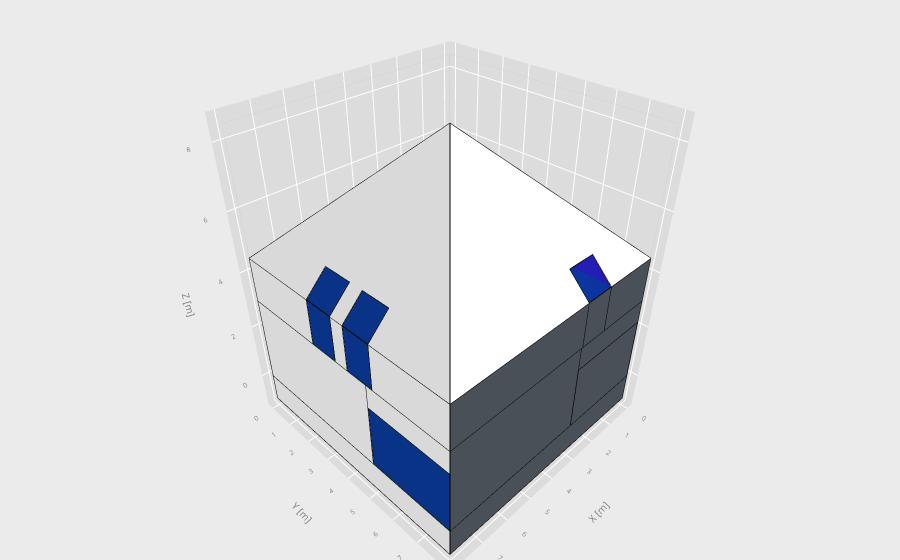

Notebook code cell kept with this figure:
### Code cell
import datetime as dt

date = dt.datetime(2001,3,21,8,0,0)
#pro.show_3D(jupyter=True)
pro.show_3D_shadows(date,jupyter=True)
#pro.show_3D_shadows_animation(date,jupyter=True)

### Figure 1 — Plotly figure (JSON) as saved in the notebook; plotly's stock layout.template omitted (floating-point values rounded to 4 significant figures)
{"data": [{"color": "rgb(255,255,255)", "flatshading": true, "hovertemplate": "<b>P01_E01_PCT001_sunny</b><extra></extra>", "i": [0, 0], "j": [1, 2], "k": [2, 3], "lighting": {"ambient": 0.85, "diffuse": 0.5, "specular": 0.05}, "name": "P01_E01_PCT001_sunny", "opacity": 1, "type": "mesh3d", "x": [0.0, 0.0, 8.0, 8.0], "y": [0.0, 0.0, 0.0, 0.0], "z": [0.0, -1.0, -1.0, 0.0]}, {"hoverinfo": "skip", "line": {"color": "black", "width": 2}, "mode": "lines", "showlegend": false, "type": "scatter3d", "x": [0, 8, 8, 0, 0, null], "y": [0, 0, 0, 0, 0, null], "z": [-1, -1, 0, 0, -1, null]}, {"color": "rgb(255,255,255)", "flatshading": true, "hovertemplate": "<b>P01_E01_PCT002_sunny</b><extra></extra>", "i": [0, 0], "j": [1, 2], "k": [2, 3], "lighting": {"ambient": 0.85, "diffuse": 0.5, "specular": 0.05}, "name": "P01_E01_PCT002_sunny", "opacity": 1, "type": "mesh3d", "x": [8.0, 8.0, 8.0, 8.0], "y": [0.0, 0.0, 8.0, 8.0], "z": [0.0, -1.0, -1.0, 0.0]}, {"hoverinfo": "skip", "line": {"color": "black", "width": 2}, "mode": "lines", "showlegend": false, "type": "scatter3d", "x": [8, 8, 8, 8, 8, null], "y": [0, 8, 8, 0, 0, null], "z": [-1, -1, 0, 0, -1, null]}, {"color": "rgb(255,255,255)", "flatshading": true, "hovertemplate": "<b>P02_E01_PE002_sunny</b><extra></extra>", "i": [0, 0], "j": [1, 2], "k": [2, 3], "lighting": {"ambient": 0.85, "diffuse": 0.5, "specular": 0.05}, "name": "P02_E01_PE002_sunny", "opacity": 1, "type": "mesh3d", "x": [0.0, 0.0, 3.0, 3.0], "y": [0.0, 0.0, 0.0, 0.0], "z": [3.0, 0.0, 0.0, 3.0]}, {"hoverinfo": "skip", "line": {"color": "black", "width": 2}, "mode": "lines", "showlegend": false, "type": "scatter3d", "x": [0, 3, 3, 0, 0, null], "y": [0, 0, 0, 0, 0, null], "z": [0, 0, 3, 3, 0, null]}, {"color": "rgb(255,255,255)", "flatshading": true, "hovertemplate": "<b>P02_E01_PE003_sunny</b><extra></extra>", "i": [0, 0, 3, 3, 5, 7], "j": [1, 2, 2, 4, 4, 2], "k": [2, 3, 4, 5, 6, 1], "lighting": {"ambient": 0.85, "diffuse": 0.5, "specular": 0.05}, "name": "P02_E01_PE003_sunny", "opacity": 1, "type": "mesh3d", "x": [3.0, 3.0, 3.01, 8.0, 7.99, 8.0, 7.99, 3.01], "y": [0.0, 0.0, 0.0, 0.0, 0.0, 0.0, 0.0, 0.0], "z": [3.0, 0.0, 2.2, 3.0, 2.2, 0.0, 0.0, 0.0]}, {"hoverinfo": "skip", "line": {"color": "black", "width": 2}, "mode": "lines", "showlegend": false, "type": "scatter3d", "x": [3, 8, 8, 3, 3, null], "y": [0, 0, 0, 0, 0, null], "z": [0, 0, 3, 3, 0, null]}, {"color": "rgb(255,255,255)", "flatshading": true, "hovertemplate": "<b>P02_E01_PE004_sunny</b><extra></extra>", "i": [0, 0], "j": [1, 2], "k": [2, 3], "lighting": {"ambient": 0.85, "diffuse": 0.5, "specular": 0.05}, "name": "P02_E01_PE004_sunny", "opacity": 1, "type": "mesh3d", "x": [8.0, 8.0, 8.0, 8.0], "y": [0.0, 0.0, 5.0, 5.0], "z": [3.0, 0.0, 0.0, 3.0]}, {"hoverinfo": "skip", "line": {"color": "black", "width": 2}, "mode": "lines", "showlegend": false, "type": "scatter3d", "x": [8, 8, 8, 8, 8, null], "y": [0, 5, 5, 0, 0, null], "z": [0, 0, 3, 3, 0, null]}, {"color": "rgb(255,255,255)", "flatshading": true, "hovertemplate": "<b>P02_E01_PE005_sunny</b><extra></extra>", "i": [0, 0, 0, 4, 5, 7], "j": [1, 2, 3, 3, 3, 2], "k": [2, 3, 4, 5, 6, 1], "lighting": {"ambient": 0.85, "diffuse": 0.5, "specular": 0.05}, "name": "P02_E01_PE005_sunny", "opacity": 1, "type": "mesh3d", "x": [8.0, 8.0, 8.0, 8.0, 8.0, 8.0, 8.0, 8.0], "y": [5.0, 5.0, 5.01, 7.99, 8.0, 8.0, 7.99, 5.01], "z": [3.0, 0.0, 2.2, 2.2, 3.0, 0.0, 0.0, 0.0]}, {"hoverinfo": "skip", "line": {"color": "black", "width": 2}, "mode": "lines", "showlegend": false, "type": "scatter3d", "x": [8, 8, 8, 8, 8, null], "y": [5, 8, 8, 5, 5, null], "z": [0, 0, 3, 3, 0, null]}, {"color": "rgb(255,255,255)", "flatshading": true, "hovertemplate": "<b>P03_E01_ME001_sunny</b><extra></extra>", "i": [0, 0, 4, 4], "j": [1, 2, 5, 6], "k": [2, 3, 6, 7], "lighting": {"ambient": 0.85, "diffuse": 0.5, "specular": 0.05}, "name": "P03_E01_ME001_sunny", "opacity": 1, "type": "mesh3d", "x": [0.0, 0.0, 1.25, 1.25, 2.25, 2.25, 8.0, 8.0], "y": [0.0, 0.0, 0.0, 0.0, 0.0, 0.0, 0.0, 0.0], "z": [4.5, 3.0, 3.0, 4.5, 4.5, 3.0, 3.0, 4.5]}, {"hoverinfo": "skip", "line": {"color": "black", "width": 2}, "mode": "lines", "showlegend": false, "type": "scatter3d", "x": [0, 8, 8, 0, 0, null], "y": [0, 0, 0, 0, 0, null], "z": [3, 3, 4.5, 4.5, 3, null]}, {"color": "rgb(255,255,255)", "flatshading": true, "hovertemplate": "<b>P03_E01_ME002_sunny</b><extra></extra>", "i": [0, 0, 4, 4, 8, 8], "j": [1, 2, 5, 6, 9, 10], "k": [2, 3, 6, 7, 10, 11], "lighting": {"ambient": 0.85, "diffuse": 0.5, "specular": 0.05}, "name": "P03_E01_ME002_sunny", "opacity": 1, "type": "mesh3d", "x": [8.0, 8.0, 8.0, 8.0, 8.0, 8.0, 8.0, 8.0, 8.0, 8.0, 8.0, 8.0], "y": [0.0, 0.0, 2.75, 2.75, 3.75, 3.75, 4.25, 4.25, 5.25, 5.25, 8.0, 8.0], "z": [4.5, 3.0, 3.0, 4.5, 4.5, 3.0, 3.0, 4.5, 4.5, 3.0, 3.0, 4.5]}, {"hoverinfo": "skip", "line": {"color": "black", "width": 2}, "mode": "lines", "showlegend": false, "type": "scatter3d", "x": [8, 8, 8, 8, 8, null], "y": [0, 8, 8, 0, 0, null], "z": [3, 3, 4.5, 4.5, 3, null]}, {"color": "rgb(255,255,255)", "flatshading": true, "hovertemplate": "<b>P03_E01C001_sunny</b><extra></extra>", "i": [0, 0, 0, 4, 6], "j": [1, 2, 3, 3, 2], "k": [2, 3, 4, 5, 1], "lighting": {"ambient": 0.85, "diffuse": 0.5, "specular": 0.05}, "name": "P03_E01C001_sunny", "opacity": 1, "type": "mesh3d", "x": [3.994, 0.0, 1.25, 2.25, 8.0, 2.25, 1.25], "y": [3.992, 0.0, 0.7064, 0.7064, 0.0, 0.0, 0.0], "z": [8.5, 4.5, 5.208, 5.208, 4.5, 4.5, 4.5]}, {"hoverinfo": "skip", "line": {"color": "black", "width": 2}, "mode": "lines", "showlegend": false, "type": "scatter3d", "x": [0, 1.25, 1.25, 2.25, 2.25, 8, 3.994, 0, null], "y": [0, 0, 0.7064, 0.7064, 0, 0, 3.992, 0, null], "z": [4.5, 4.5, 5.208, 5.208, 4.5, 4.5, 8.5, 4.5, null]}, {"color": "rgb(255,255,255)", "flatshading": true, "hovertemplate": "<b>P03_E01C002_sunny</b><extra></extra>", "i": [0, 0, 0, 0, 0, 6, 8, 8, 10], "j": [1, 2, 3, 4, 5, 5, 4, 3, 2], "k": [2, 3, 4, 5, 6, 7, 3, 9, 1], "lighting": {"ambient": 0.85, "diffuse": 0.5, "specular": 0.05}, "name": "P03_E01C002_sunny", "opacity": 1, "type": "mesh3d", "x": [3.994, 8.0, 7.292, 7.292, 7.292, 7.292, 8.0, 8.0, 8.0, 8.0, 8.0], "y": [3.992, 0.0, 2.75, 3.75, 4.25, 5.25, 8.0, 5.25, 4.25, 3.75, 2.75], "z": [8.5, 4.5, 5.207, 5.207, 5.207, 5.207, 4.5, 4.5, 4.5, 4.5, 4.5]}, {"hoverinfo": "skip", "line": {"color": "black", "width": 2}, "mode": "lines", "showlegend": false, "type": "scatter3d", "x": [8, 8, 3.994, 8, null], "y": [0, 8, 3.992, 0, null], "z": [4.5, 4.5, 8.5, 4.5, null]}, {"color": "rgb(255,255,255)", "flatshading": true, "hovertemplate": "<b>P03_E01C003_sunny</b><extra></extra>", "i": [0, 0, 0, 4, 6], "j": [1, 2, 3, 3, 2], "k": [2, 3, 4, 5, 1], "lighting": {"ambient": 0.85, "diffuse": 0.5, "specular": 0.05}, "name": "P03_E01C003_sunny", "opacity": 1, "type": "mesh3d", "x": [3.994, 8.0, 2.95, 1.95, 0.0, 1.95, 2.95], "y": [3.992, 8.0, 7.292, 7.292, 8.0, 8.0, 8.0], "z": [8.499, 4.5, 5.206, 5.206, 4.5, 4.5, 4.5]}, {"hoverinfo": "skip", "line": {"color": "black", "width": 2}, "mode": "lines", "showlegend": false, "type": "scatter3d", "x": [0, 3.994, 8, 2.95, 2.95, 1.95, 1.95, 0, null], "y": [8.0, 3.992, 8, 8, 7.292, 7.292, 8, 8.0, null], "z": [4.5, 8.499, 4.5, 4.5, 5.206, 5.206, 4.5, 4.5, null]}, {"color": "rgb(15,0,251)", "flatshading": true, "hovertemplate": "<b>P02_E01_PE003_V_sunny</b><extra></extra>", "i": [0, 0], "j": [1, 2], "k": [2, 3], "lighting": {"ambient": 0.85, "diffuse": 0.5, "specular": 0.05}, "name": "P02_E01_PE003_V_sunny", "opacity": 0.6, "type": "mesh3d", "x": [3.01, 3.01, 7.99, 7.99], "y": [0.0, 0.0, 0.0, 0.0], "z": [2.2, 0.0, 0.0, 2.2]}, {"hoverinfo": "skip", "line": {"color": "black", "width": 2}, "mode": "lines", "showlegend": false, "type": "scatter3d", "x": [3.01, 7.99, 7.99, 3.01, 3.01, null], "y": [0, 0, 0, 0, 0, null], "z": [0, 0, 2.2, 2.2, 0, null]}, {"color": "rgb(15,0,251)", "flatshading": true, "hovertemplate": "<b>P02_E01_PE005_V_sunny</b><extra></extra>", "i": [0, 0], "j": [1, 2], "k": [2, 3], "lighting": {"ambient": 0.85, "diffuse": 0.5, "specular": 0.05}, "name": "P02_E01_PE005_V_sunny", "opacity": 0.6, "type": "mesh3d", "x": [8.0, 8.0, 8.0, 8.0], "y": [5.01, 5.01, 7.99, 7.99], "z": [2.2, 0.0, 0.0, 2.2]}, {"hoverinfo": "skip", "line": {"color": "black", "width": 2}, "mode": "lines", "showlegend": false, "type": "scatter3d", "x": [8, 8, 8, 8, 8, null], "y": [5.01, 7.99, 7.99, 5.01, 5.01, null], "z": [0, 0, 2.2, 2.2, 0, null]}, {"color": "rgb(15,0,251)", "flatshading": true, "hovertemplate": "<b>P03_E01_ME001_V1_sunny</b><extra></extra>", "i": [0, 0], "j": [1, 2], "k": [2, 3], "lighting": {"ambient": 0.85, "diffuse": 0.5, "specular": 0.05}, "name": "P03_E01_ME001_V1_sunny", "opacity": 0.6, "type": "mesh3d", "x": [1.25, 1.25, 2.25, 2.25], "y": [0.0, 0.0, 0.0, 0.0], "z": [4.5, 3.0, 3.0, 4.5]}, {"hoverinfo": "skip", "line": {"color": "black", "width": 2}, "mode": "lines", "showlegend": false, "type": "scatter3d", "x": [1.25, 2.25, 2.25, 1.25, 1.25, null], "y": [0, 0, 0, 0, 0, null], "z": [3, 3, 4.5, 4.5, 3, null]}, {"color": "rgb(15,0,251)", "flatshading": true, "hovertemplate": "<b>P03_E01_ME002_V1_sunny</b><extra></extra>", "i": [0, 0], "j": [1, 2], "k": [2, 3], "lighting": {"ambient": 0.85, "diffuse": 0.5, "specular": 0.05}, "name": "P03_E01_ME002_V1_sunny", "opacity": 0.6, "type": "mesh3d", "x": [8.0, 8.0, 8.0, 8.0], "y": [2.75, 2.75, 3.75, 3.75], "z": [4.5, 3.0, 3.0, 4.5]}, {"hoverinfo": "skip", "line": {"color": "black", "width": 2}, "mode": "lines", "showlegend": false, "type": "scatter3d", "x": [8, 8, 8, 8, 8, null], "y": [2.75, 3.75, 3.75, 2.75, 2.75, null], "z": [3, 3, 4.5, 4.5, 3, null]}, {"color": "rgb(15,0,251)", "flatshading": true, "hovertemplate": "<b>P03_E01_ME002_V2_sunny</b><extra></extra>", "i": [0, 0], "j": [1, 2], "k": [2, 3], "lighting": {"ambient": 0.85, "diffuse": 0.5, "specular": 0.05}, "name": "P03_E01_ME002_V2_sunny", "opacity": 0.6, "type": "mesh3d", "x": [8.0, 8.0, 8.0, 8.0], "y": [4.25, 4.25, 5.25, 5.25], "z": [4.5, 3.0, 3.0, 4.5]}, {"hoverinfo": "skip", "line": {"color": "black", "width": 2}, "mode": "lines", "showlegend": false, "type": "scatter3d", "x": [8, 8, 8, 8, 8, null], "y": [4.25, 5.25, 5.25, 4.25, 4.25, null], "z": [3, 3, 4.5, 4.5, 3, null]}, {"color": "rgb(15,0,251)", "flatshading": true, "hovertemplate": "<b>P03_E01C001_V1_sunny</b><extra></extra>", "i": [0, 0], "j": [1, 2], "k": [2, 3], "lighting": {"ambient": 0.85, "diffuse": 0.5, "specular": 0.05}, "name": "P03_E01C001_V1_sunny", "opacity": 0.6, "type": "mesh3d", "x": [1.25, 1.25, 2.25, 2.25], "y": [0.7064, 0.0, 0.0, 0.7064], "z": [5.208, 4.5, 4.5, 5.208]}, {"hoverinfo": "skip", "line": {"color": "black", "width": 2}, "mode": "lines", "showlegend": false, "type": "scatter3d", "x": [1.25, 1.25, 2.25, 2.25, 1.25, null], "y": [0.7064, 0, 0, 0.7064, 0.7064, null], "z": [5.208, 4.5, 4.5, 5.208, 5.208, null]}, {"color": "rgb(15,0,251)", "flatshading": true, "hovertemplate": "<b>P03_E01C002_V1_sunny</b><extra></extra>", "i": [0, 0], "j": [1, 2], "k": [2, 3], "lighting": {"ambient": 0.85, "diffuse": 0.5, "specular": 0.05}, "name": "P03_E01C002_V1_sunny", "opacity": 0.6, "type": "mesh3d", "x": [7.292, 8.0, 8.0, 7.292], "y": [2.75, 2.75, 3.75, 3.75], "z": [5.207, 4.5, 4.5, 5.207]}, {"hoverinfo": "skip", "line": {"color": "black", "width": 2}, "mode": "lines", "showlegend": false, "type": "scatter3d", "x": [8, 8, 7.292, 7.292, 8, null], "y": [2.75, 3.75, 3.75, 2.75, 2.75, null], "z": [4.5, 4.5, 5.207, 5.207, 4.5, null]}, {"color": "rgb(15,0,251)", "flatshading": true, "hovertemplate": "<b>P03_E01C002_V2_sunny</b><extra></extra>", "i": [0, 0], "j": [1, 2], "k": [2, 3], "lighting": {"ambient": 0.85, "diffuse": 0.5, "specular": 0.05}, "name": "P03_E01C002_V2_sunny", "opacity": 0.6, "type": "mesh3d", "x": [7.292, 8.0, 8.0, 7.292], "y": [4.25, 4.25, 5.25, 5.25], "z": [5.207, 4.5, 4.5, 5.207]}, {"hoverinfo": "skip", "line": {"color": "black", "width": 2}, "mode": "lines", "showlegend": false, "type": "scatter3d", "x": [8, 8, 7.292, 7.292, 8, null], "y": [4.25, 5.25, 5.25, 4.25, 4.25, null], "z": [4.5, 4.5, 5.207, 5.207, 4.5, null]}, {"color": "rgb(15,0,251)", "flatshading": true, "hovertemplate": "<b>P03_E01C003_V1_sunny</b><extra></extra>", "i": [0, 0], "j": [1, 2], "k": [2, 3], "lighting": {"ambient": 0.85, "diffuse": 0.5, "specular": 0.05}, "name": "P03_E01C003_V1_sunny", "opacity": 0.6, "type": "mesh3d", "x": [2.95, 2.95, 1.95, 1.95], "y": [7.292, 8.0, 8.0, 7.292], "z": [5.206, 4.5, 4.5, 5.206]}, {"hoverinfo": "skip", "line": {"color": "black", "width": 2}, "mode": "lines", "showlegend": false, "type": "scatter3d", "x": [1.95, 2.95, 2.95, 1.95, 1.95, null], "y": [7.292, 7.292, 8, 8, 7.292, null], "z": [5.206, 5.206, 4.5, 4.5, 5.206, null]}, {"color": "rgb(73,80,87)", "flatshading": true, "hovertemplate": "<b>P01_E01_PCT003_shadow</b><extra></extra>", "i": [0, 0], "j": [1, 2], "k": [2, 3], "lighting": {"ambient": 0.85, "diffuse": 0.5, "specular": 0.05}, "name": "P01_E01_PCT003_shadow", "opacity": 1, "type": "mesh3d", "x": [8.0, 8.0, 0.0, 0.0], "y": [8.0, 8.0, 8.0, 8.0], "z": [0.0, -1.0, -1.0, 0.0]}, {"hoverinfo": "skip", "line": {"color": "black", "width": 2}, "mode": "lines", "showlegend": false, "type": "scatter3d", "x": [8, 0, 0, 8, 8, null], "y": [8, 8.0, 8.0, 8, 8, null], "z": [-1, -1, 0, 0, -1, null]}, {"color": "rgb(73,80,87)", "flatshading": true, "hovertemplate": "<b>P01_E01_PCT004_shadow</b><extra></extra>", "i": [0, 0], "j": [1, 2], "k": [2, 3], "lighting": {"ambient": 0.85, "diffuse": 0.5, "specular": 0.05}, "name": "P01_E01_PCT004_shadow", "opacity": 1, "type": "mesh3d", "x": [0.0, 0.0, 4.899e-16, 4.899e-16], "y": [8.0, 8.0, 0.0, 0.0], "z": [0.0, -1.0, -1.0, 0.0]}, {"hoverinfo": "skip", "line": {"color": "black", "width": 2}, "mode": "lines", "showlegend": false, "type": "scatter3d", "x": [0, 4.899e-16, 4.899e-16, 0, 0, null], "y": [8, 0, 0, 8, 8, null], "z": [-1, -1, 0, 0, -1, null]}, {"color": "rgb(73,80,87)", "flatshading": true, "hovertemplate": "<b>P02_E01_PE001_shadow</b><extra></extra>", "i": [0, 0, 0, 4, 5, 7], "j": [1, 2, 3, 3, 3, 2], "k": [2, 3, 4, 5, 6, 1], "lighting": {"ambient": 0.85, "diffuse": 0.5, "specular": 0.05}, "name": "P02_E01_PE001_shadow", "opacity": 1, "type": "mesh3d", "x": [0.0, 0.0, 6.123e-19, 6.062e-17, 6.123e-17, 6.123e-17, 6.062e-17, 6.123e-19], "y": [1.0, 1.0, 0.99, 0.01, 0.0, 0.0, 0.01, 0.99], "z": [3.0, 0.0, 2.2, 2.2, 3.0, 0.0, 0.0, 0.0]}, {"hoverinfo": "skip", "line": {"color": "black", "width": 2}, "mode": "lines", "showlegend": false, "type": "scatter3d", "x": [0, 6.123e-17, 6.123e-17, 0, 0, null], "y": [1, 0, 0, 1, 1, null], "z": [0, 0, 3, 3, 0, null]}, {"color": "rgb(73,80,87)", "flatshading": true, "hovertemplate": "<b>P02_E01_PE006_shadow</b><extra></extra>", "i": [0, 0], "j": [1, 2], "k": [2, 3], "lighting": {"ambient": 0.85, "diffuse": 0.5, "specular": 0.05}, "name": "P02_E01_PE006_shadow", "opacity": 1, "type": "mesh3d", "x": [8.0, 8.0, 3.0, 3.0], "y": [8.0, 8.0, 8.0, 8.0], "z": [3.0, 0.0, 0.0, 3.0]}, {"hoverinfo": "skip", "line": {"color": "black", "width": 2}, "mode": "lines", "showlegend": false, "type": "scatter3d", "x": [8, 3, 3, 8, 8, null], "y": [8, 8, 8, 8, 8, null], "z": [0, 0, 3, 3, 0, null]}, {"color": "rgb(73,80,87)", "flatshading": true, "hovertemplate": "<b>P02_E01_PE007_shadow</b><extra></extra>", "i": [0, 0, 0, 4, 5, 7], "j": [1, 2, 3, 3, 3, 2], "k": [2, 3, 4, 5, 6, 1], "lighting": {"ambient": 0.85, "diffuse": 0.5, "specular": 0.05}, "name": "P02_E01_PE007_shadow", "opacity": 1, "type": "mesh3d", "x": [3.0, 3.0, 2.99, 0.01, 0.0, 0.0, 0.01, 2.99], "y": [8.0, 8.0, 8.0, 8.0, 8.0, 8.0, 8.0, 8.0], "z": [3.0, 0.0, 2.2, 2.2, 3.0, 0.0, 0.0, 0.0]}, {"hoverinfo": "skip", "line": {"color": "black", "width": 2}, "mode": "lines", "showlegend": false, "type": "scatter3d", "x": [3, 0, 0, 3, 3, null], "y": [8, 8, 8, 8, 8, null], "z": [0, 0, 3, 3, 0, null]}, {"color": "rgb(73,80,87)", "flatshading": true, "hovertemplate": "<b>P02_E01_PE008_shadow</b><extra></extra>", "i": [0, 0], "j": [1, 2], "k": [2, 3], "lighting": {"ambient": 0.85, "diffuse": 0.5, "specular": 0.05}, "name": "P02_E01_PE008_shadow", "opacity": 1, "type": "mesh3d", "x": [0.0, 0.0, 3.674e-16, 3.674e-16], "y": [8.0, 8.0, 2.0, 2.0], "z": [3.0, 0.0, 0.0, 3.0]}, {"hoverinfo": "skip", "line": {"color": "black", "width": 2}, "mode": "lines", "showlegend": false, "type": "scatter3d", "x": [0, 3.674e-16, 3.674e-16, 0, 0, null], "y": [8, 2, 2, 8, 8, null], "z": [0, 0, 3, 3, 0, null]}, {"color": "rgb(73,80,87)", "flatshading": true, "hovertemplate": "<b>P02_E01_PE009_shadow</b><extra></extra>", "i": [0, 0, 0, 4, 5, 7], "j": [1, 2, 3, 3, 3, 2], "k": [2, 3, 4, 5, 6, 1], "lighting": {"ambient": 0.85, "diffuse": 0.5, "specular": 0.05}, "name": "P02_E01_PE009_shadow", "opacity": 1, "type": "mesh3d", "x": [0.0, 0.0, 6.123e-19, 6.062e-17, 6.123e-17, 6.123e-17, 6.062e-17, 6.123e-19], "y": [2.0, 2.0, 1.99, 1.01, 1.0, 1.0, 1.01, 1.99], "z": [3.0, 0.0, 2.2, 2.2, 3.0, 0.0, 0.0, 0.0]}, {"hoverinfo": "skip", "line": {"color": "black", "width": 2}, "mode": "lines", "showlegend": false, "type": "scatter3d", "x": [0, 6.123e-17, 6.123e-17, 0, 0, null], "y": [2, 1, 1, 2, 2, null], "z": [0, 0, 3, 3, 0, null]}, {"color": "rgb(73,80,87)", "flatshading": true, "hovertemplate": "<b>P03_E01_ME003_shadow</b><extra></extra>", "i": [0, 0, 4, 4], "j": [1, 2, 5, 6], "k": [2, 3, 6, 7], "lighting": {"ambient": 0.85, "diffuse": 0.5, "specular": 0.05}, "name": "P03_E01_ME003_shadow", "opacity": 1, "type": "mesh3d", "x": [8.0, 8.0, 2.95, 2.95, 1.95, 1.95, 0.0, 0.0], "y": [8.0, 8.0, 8.0, 8.0, 8.0, 8.0, 8.0, 8.0], "z": [4.5, 3.0, 3.0, 4.5, 4.5, 3.0, 3.0, 4.5]}, {"hoverinfo": "skip", "line": {"color": "black", "width": 2}, "mode": "lines", "showlegend": false, "type": "scatter3d", "x": [8, 0, 0, 8, 8, null], "y": [8, 8.0, 8.0, 8, 8, null], "z": [3, 3, 4.5, 4.5, 3, null]}, {"color": "rgb(73,80,87)", "flatshading": true, "hovertemplate": "<b>P03_E01_ME004_shadow</b><extra></extra>", "i": [0, 0], "j": [1, 2], "k": [2, 3], "lighting": {"ambient": 0.85, "diffuse": 0.5, "specular": 0.05}, "name": "P03_E01_ME004_shadow", "opacity": 1, "type": "mesh3d", "x": [0.0, 0.0, 4.899e-16, 4.899e-16], "y": [8.0, 8.0, 0.0, 0.0], "z": [4.5, 3.0, 3.0, 4.5]}, {"hoverinfo": "skip", "line": {"color": "black", "width": 2}, "mode": "lines", "showlegend": false, "type": "scatter3d", "x": [0, 4.899e-16, 4.899e-16, 0, 0, null], "y": [8, 0, 0, 8, 8, null], "z": [3, 3, 4.5, 4.5, 3, null]}, {"color": "rgb(73,80,87)", "flatshading": true, "hovertemplate": "<b>P03_E01C004_shadow</b><extra></extra>", "i": [0], "j": [1], "k": [2], "lighting": {"ambient": 0.85, "diffuse": 0.5, "specular": 0.05}, "name": "P03_E01C004_shadow", "opacity": 1, "type": "mesh3d", "x": [3.994, 0.0, 4.899e-16], "y": [3.992, 8.0, 0.0], "z": [8.5, 4.5, 4.5]}, {"hoverinfo": "skip", "line": {"color": "black", "width": 2}, "mode": "lines", "showlegend": false, "type": "scatter3d", "x": [0, 4.899e-16, 3.994, 0, null], "y": [8, 0, 3.992, 8, null], "z": [4.5, 4.5, 8.5, 4.5, null]}, {"color": "rgb(73,80,87)", "flatshading": true, "hovertemplate": "<b>P03_E01C001_shadow</b><extra></extra>", "i": [0], "j": [1], "k": [2], "lighting": {"ambient": 0.85, "diffuse": 0.5, "specular": 0.05}, "name": "P03_E01C001_shadow", "opacity": 1, "type": "mesh3d", "x": [3.994, 3.994, 8.0], "y": [3.992, 3.992, 0.0], "z": [8.5, 8.5, 4.5]}, {"hoverinfo": "skip", "line": {"color": "black", "width": 2}, "mode": "lines", "showlegend": false, "type": "scatter3d", "x": [3.994, 3.994, 8, 3.994, null], "y": [3.992, 3.992, 0, 3.992, null], "z": [8.5, 8.5, 4.5, 8.5, null]}, {"color": "rgb(73,80,87)", "flatshading": true, "hovertemplate": "<b>P03_E01C003_shadow</b><extra></extra>", "i": [0, 0], "j": [1, 2], "k": [2, 3], "lighting": {"ambient": 0.85, "diffuse": 0.5, "specular": 0.05}, "name": "P03_E01C003_shadow", "opacity": 1, "type": "mesh3d", "x": [3.994, 8.0, 3.994, 0.0], "y": [3.992, 8.0, 3.992, 8.0], "z": [8.5, 4.5, 8.499, 4.5]}, {"hoverinfo": "skip", "line": {"color": "black", "width": 2}, "mode": "lines", "showlegend": false, "type": "scatter3d", "x": [3.994, 8, 3.994, 0, 3.994, null], "y": [3.992, 8, 3.992, 8.0, 3.992, null], "z": [8.5, 4.5, 8.499, 4.5, 8.5, null]}, {"color": "rgb(73,80,87)", "flatshading": true, "hovertemplate": "<b>P02_E01_PE001_V_shadow</b><extra></extra>", "i": [0, 0], "j": [1, 2], "k": [2, 3], "lighting": {"ambient": 0.85, "diffuse": 0.5, "specular": 0.05}, "name": "P02_E01_PE001_V_shadow", "opacity": 1, "type": "mesh3d", "x": [6.123e-19, 6.123e-19, 6.062e-17, 6.062e-17], "y": [0.99, 0.99, 0.01, 0.01], "z": [2.2, 0.0, 0.0, 2.2]}, {"hoverinfo": "skip", "line": {"color": "black", "width": 2}, "mode": "lines", "showlegend": false, "type": "scatter3d", "x": [6.123e-19, 6.062e-17, 6.062e-17, 6.123e-19, 6.123e-19, null], "y": [0.99, 0.01, 0.01, 0.99, 0.99, null], "z": [0, 0, 2.2, 2.2, 0, null]}, {"color": "rgb(73,80,87)", "flatshading": true, "hovertemplate": "<b>P02_E01_PE007_V_shadow</b><extra></extra>", "i": [0, 0], "j": [1, 2], "k": [2, 3], "lighting": {"ambient": 0.85, "diffuse": 0.5, "specular": 0.05}, "name": "P02_E01_PE007_V_shadow", "opacity": 1, "type": "mesh3d", "x": [2.99, 2.99, 0.01, 0.01], "y": [8.0, 8.0, 8.0, 8.0], "z": [2.2, 0.0, 0.0, 2.2]}, {"hoverinfo": "skip", "line": {"color": "black", "width": 2}, "mode": "lines", "showlegend": false, "type": "scatter3d", "x": [2.99, 0.01, 0.01, 2.99, 2.99, null], "y": [8, 8, 8, 8, 8, null], "z": [0, 0, 2.2, 2.2, 0, null]}, {"color": "rgb(73,80,87)", "flatshading": true, "hovertemplate": "<b>P02_E01_PE009_V_shadow</b><extra></extra>", "i": [0, 0], "j": [1, 2], "k": [2, 3], "lighting": {"ambient": 0.85, "diffuse": 0.5, "specular": 0.05}, "name": "P02_E01_PE009_V_shadow", "opacity": 1, "type": "mesh3d", "x": [6.123e-19, 6.123e-19, 6.062e-17, 6.062e-17], "y": [1.99, 1.99, 1.01, 1.01], "z": [2.2, 0.0, 0.0, 2.2]}, {"hoverinfo": "skip", "line": {"color": "black", "width": 2}, "mode": "lines", "showlegend": false, "type": "scatter3d", "x": [6.123e-19, 6.062e-17, 6.062e-17, 6.123e-19, 6.123e-19, null], "y": [1.99, 1.01, 1.01, 1.99, 1.99, null], "z": [0, 0, 2.2, 2.2, 0, null]}, {"color": "rgb(73,80,87)", "flatshading": true, "hovertemplate": "<b>P03_E01_ME003_V1_shadow</b><extra></extra>", "i": [0, 0], "j": [1, 2], "k": [2, 3], "lighting": {"ambient": 0.85, "diffuse": 0.5, "specular": 0.05}, "name": "P03_E01_ME003_V1_shadow", "opacity": 1, "type": "mesh3d", "x": [2.95, 2.95, 1.95, 1.95], "y": [8.0, 8.0, 8.0, 8.0], "z": [4.5, 3.0, 3.0, 4.5]}, {"hoverinfo": "skip", "line": {"color": "black", "width": 2}, "mode": "lines", "showlegend": false, "type": "scatter3d", "x": [2.95, 1.95, 1.95, 2.95, 2.95, null], "y": [8, 8, 8, 8, 8, null], "z": [3, 3, 4.5, 4.5, 3, null]}, {"color": "rgb(165,42,42)", "flatshading": true, "hovertemplate": "<b>P01_E01_FTER001</b><extra></extra>", "i": [0, 0], "j": [1, 2], "k": [2, 3], "lighting": {"ambient": 0.85, "diffuse": 0.5, "specular": 0.05}, "name": "P01_E01_FTER001", "opacity": 1, "type": "mesh3d", "x": [0.0, 0.0, 8.0, 8.0], "y": [0.0, 8.0, 8.0, 0.0], "z": [-1.0, -1.0, -1.0, -1.0]}, {"hoverinfo": "skip", "line": {"color": "black", "width": 2}, "mode": "lines", "showlegend": false, "type": "scatter3d", "x": [0, 8, 8, 0, 0, null], "y": [8, 8, 0, 0, 8, null], "z": [-1, -1, -1.0, -1.0, -1, null]}, {"color": "rgb(4,127,16)", "flatshading": true, "hovertemplate": "<b>P02_E01_FI001</b><extra></extra>", "i": [0, 0], "j": [1, 2], "k": [2, 3], "lighting": {"ambient": 0.85, "diffuse": 0.5, "specular": 0.05}, "name": "P02_E01_FI001", "opacity": 1, "type": "mesh3d", "x": [0.0, 0.0, 8.0, 8.0], "y": [0.0, 8.0, 8.0, 0.0], "z": [4.899e-16, 0.0, 0.0, 4.899e-16]}, {"hoverinfo": "skip", "line": {"color": "black", "width": 2}, "mode": "lines", "showlegend": false, "type": "scatter3d", "x": [0, 8, 8, 0, 0, null], "y": [8, 8, 0, 0, 8, null], "z": [0, 0, 4.899e-16, 4.899e-16, 0, null]}, {"color": "rgb(4,127,16)", "flatshading": true, "hovertemplate": "<b>P03_E01_FI001</b><extra></extra>", "i": [0, 0], "j": [1, 2], "k": [2, 3], "lighting": {"ambient": 0.85, "diffuse": 0.5, "specular": 0.05}, "name": "P03_E01_FI001", "opacity": 1, "type": "mesh3d", "x": [0.0, 0.0, 8.0, 8.0], "y": [0.0, 8.0, 8.0, 0.0], "z": [3.0, 3.0, 3.0, 3.0]}, {"hoverinfo": "skip", "line": {"color": "black", "width": 2}, "mode": "lines", "showlegend": false, "type": "scatter3d", "x": [0, 8, 8, 0, 0, null], "y": [8, 8, 0, 0, 8, null], "z": [3, 3, 3.0, 3.0, 3, null]}, {"hoverinfo": "skip", "line": {"color": "rgba(100,100,100,0.5)", "width": 1}, "mode": "lines", "showlegend": false, "type": "scatter3d", "x": [0, 8, 8, 0, 0], "y": [0, 0, 8.0, 8.0, 0], "z": [0, 0, 0, 0, 0]}, {"hoverinfo": "skip", "line": {"color": "rgba(100,100,100,0.5)", "width": 1}, "mode": "lines", "showlegend": false, "type": "scatter3d", "x": [0, 0, 0, 0, 0], "y": [0, 8.0, 8.0, 0, 0], "z": [-1, -1, 8.5, 8.5, -1]}, {"hoverinfo": "skip", "line": {"color": "rgba(100,100,100,0.5)", "width": 1}, "mode": "lines", "showlegend": false, "type": "scatter3d", "x": [0, 8, 8, 0, 0], "y": [0, 0, 0, 0, 0], "z": [-1, -1, 8.5, 8.5, -1]}], "layout": {"margin": {"b": 0, "l": 0, "r": 0, "t": 0}, "paper_bgcolor": "rgb(235, 235, 235)", "scene": {"aspectmode": "data", "bgcolor": "rgb(235, 235, 235)", "xaxis": {"backgroundcolor": "rgb(220, 220, 220)", "showbackground": true, "tickfont": {"color": "gray", "size": 9}, "title": {"font": {"color": "gray", "size": 10}, "text": "X [m]"}}, "yaxis": {"backgroundcolor": "rgb(220, 220, 220)", "showbackground": true, "tickfont": {"color": "gray", "size": 9}, "title": {"font": {"color": "gray", "size": 10}, "text": "Y [m]"}}, "zaxis": {"backgroundcolor": "rgb(220, 220, 220)", "showbackground": true, "tickfont": {"color": "gray", "size": 9}, "title": {"font": {"color": "gray", "size": 10}, "text": "Z [m]"}}}, "showlegend": false}}
